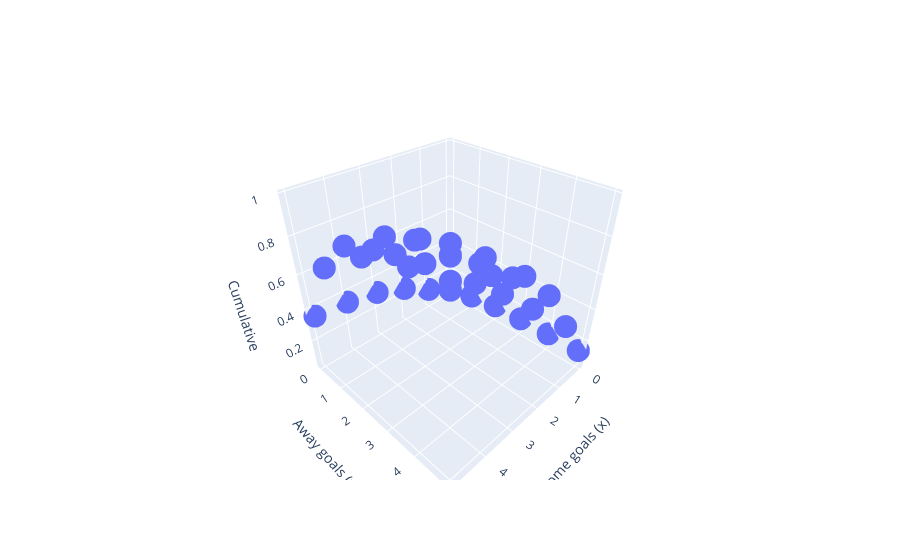

Notebook cell for this chart:
### Code cell
import numpy as np
import plotly.graph_objects as go

X, Y = 6, 6
x = np.arange(X)
y = np.arange(Y)
z = np.zeros((Y, X))

x, y = np.meshgrid(x, y)
x_values = x.flatten()
y_values = y.flatten()
l1, l2, theta = 2, 1, 0.

for i in range(len(x_values)):
    z[y_values[i], x_values[i]] = bp_cdf(x_values[i], y_values[i], l1, l2, theta)

fig = go.Figure(data=[go.Scatter3d(x=x_values, y=y_values, z=z.flatten(), mode='markers')])

fig.update_layout(scene=dict(aspectmode='cube'))
fig.update_layout(scene=dict(xaxis_title='Home goals (x)', yaxis_title='Away goals (y)', zaxis_title='Cumulative'))
fig.show()

### Figure 1 — Plotly figure (JSON) as saved in the notebook; plotly's stock layout.template omitted (floating-point values rounded to 4 significant figures)
{"data": [{"mode": "markers", "type": "scatter3d", "x": [0, 1, 2, 3, 4, 5, 0, 1, 2, 3, 4, 5, 0, 1, 2, 3, 4, 5, 0, 1, 2, 3, 4, 5, 0, 1, 2, 3, 4, 5, 0, 1, 2, 3, 4, 5], "y": [0, 0, 0, 0, 0, 0, 1, 1, 1, 1, 1, 1, 2, 2, 2, 2, 2, 2, 3, 3, 3, 3, 3, 3, 4, 4, 4, 4, 4, 4, 5, 5, 5, 5, 5, 5], "z": [0.04979, 0.1494, 0.2489, 0.3153, 0.3485, 0.3618, 0.09957, 0.2987, 0.4979, 0.6306, 0.697, 0.7236, 0.1245, 0.3734, 0.6223, 0.7883, 0.8713, 0.9045, 0.1328, 0.3983, 0.6638, 0.8408, 0.9294, 0.9648, 0.1348, 0.4045, 0.6742, 0.854, 0.9439, 0.9798, 0.1353, 0.4058, 0.6763, 0.8566, 0.9468, 0.9829]}], "layout": {"scene": {"aspectmode": "cube", "xaxis": {"title": {"text": "Home goals (x)"}}, "yaxis": {"title": {"text": "Away goals (y)"}}, "zaxis": {"title": {"text": "Cumulative"}}}}}
